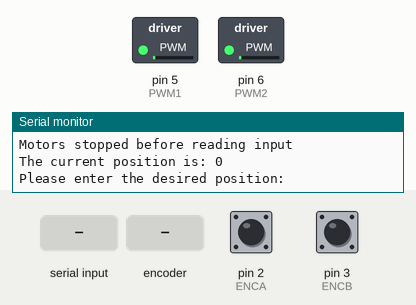
This sketch was run on a simulated Arduino Uno, built with avr-gcc and run on an emulated ATmega328P. Parts: switched loads named in the sketch (green lamp = pin HIGH), the last lines printed to the serial monitor. Inputs (shaded band) come from the test bench; at power-on: pin 2 (ENCA) HIGH, pin 3 (ENCB) HIGH.

Above: at 2.2 s.
2.3 s: "90,45\n" received over Serial
At 3.0 s:
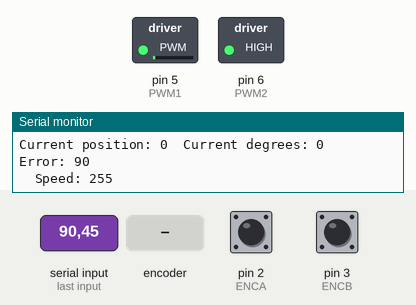
3.8 s: rotary encoder on pin 2 (ENCA) / pin 3 (ENCB) turned 1 step (first pin leading)
At 4.7 s:
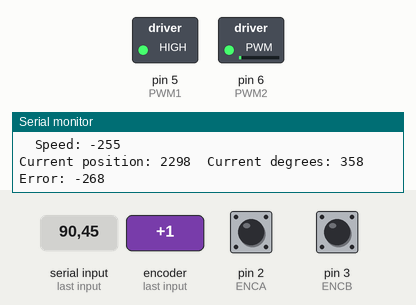
5.5 s: rotary encoder on pin 2 (ENCA) / pin 3 (ENCB) turned 2 steps (second pin leading)
At 6.6 s:
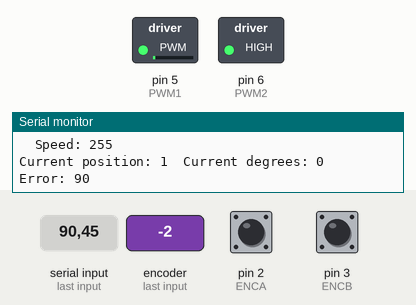
Timing chart, 0 to 8.5 s (numbered marks = the images above; inputs shaded):
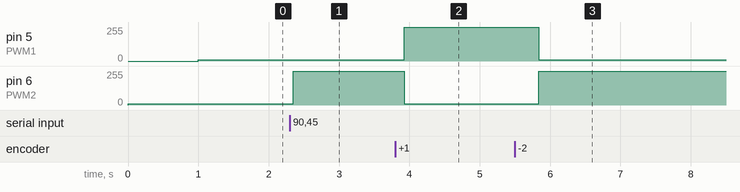

Measured:
- after the input at 2.3 s, pin 6 (PWM2): 10/255 → 255/255 after 0.05 s
- after the input at 3.8 s, pin 5 (PWM1): 10/255 → 255/255 after 0.13 s; pin 6 (PWM2): 255/255 → 10/255 after 0.13 s
- after the input at 5.5 s, pin 5 (PWM1): 255/255 → 10/255 after 0.34 s; pin 6 (PWM2): 10/255 → 255/255 after 0.34 s

The sketch:

exercise-1-task2-3.ino
```cpp
// (C) __Mariia Zabolotnia, Joel Celén, Ionel Pop, group: 8__ (2024)
// Work package 6
// Exercise 1.2 and 1.3
// Submission code: 073648 (provided by your TA-s)

#define ENCA 2 // define pin for encoder channel A of the motor
#define ENCB 3 // define pin for encoder channel B of the motor
#define PWM1 5 // define pin for power motor 1
#define PWM2 6 // define pin for power motor 2

int pos = 0; // Position in ticks
int deg = 0; // Position in degrees

int degtarget = 0; // Target position in degrees

int speed = 0; // Desired motor speed

int kp = 3;    // Proportional constant for controller (tuning parameter)
int u_out = 0; // output of controller

int e = 0; // error
int a = 0; // a-encoder signal
int b = 0; // b-encoder signal

// function to initialize initial data and pins
void setup()
{
  Serial.begin(9600);          // start serial monitor to be able to print information
  pinMode(ENCA, INPUT_PULLUP); // initialize ENCA pin of type INPUT_PULLUP
  pinMode(ENCB, INPUT_PULLUP); // initialize ENCB pin of type INPUT_PULLUP
  pinMode(PWM1, OUTPUT);       // initialize PWM1 pin of type OUTPUT
  pinMode(PWM2, OUTPUT);       // initialize PWM2 pin of type OUTPUT

  // create attachInterrupt for pin ENCA that will trigger function ISR_readEncoder every time signal on Rising value
  attachInterrupt(digitalPinToInterrupt(ENCA), ISR_readEncoder, RISING);

  // Start the motor, just a tiny little bit because otherwise TinkerCad dies....
  analogWrite(PWM2, 10);
  // add delay in milliseconds
  delay(1000); // TinkerCad bug
  // initialize motor movement
  analogWrite(PWM1, 10);
  // print user message
  Serial.println("Motors initialized");
}

// function of the code that will be repetitively executed
void loop()
{
  // Stop the motor, but not to zero because then TinkerCad dies....
  analogWrite(PWM1, 10);
  // write PWM2 as 10
  analogWrite(PWM2, 10);

  // print user message
  Serial.println("Motors stopped before reading input");

  // Check if motor rotated all the way around, and reset counter
  if (pos > 2299) // 2299 is the edge position of the motor
  {
    // reset degrees to ensure it stays within the range 0-359
    deg = deg - 359;
    // reset pos to ensure it stays within the range 0-2299
    pos = pos - 2299;
  }
  if (pos < 0) // 0 is the edge position of the motor
  {
    // reset degrees to ensure it stays within the range 0-359
    deg = 359 + deg;
    // reset pos to ensure it stays within the range 0-2299
    pos = 2299 + pos;
  }

  // map given values to calculate the value of deg
  deg = map(pos, 0, 2299, 0, 359);

  // section for debugging the program

  // Print current position
  Serial.print("The current position is: "); // print user message
  Serial.print(deg);                         // print degree value
  Serial.print("\n");                        // print new line

  // Get input
  degtarget = getInput();

  Serial.print("Degree target is: "); // print user message
  Serial.print(degtarget);            // print degtarget message
  Serial.print("\n");                 // print new line

  // Calculate initial error
  e = degtarget - deg;
  Serial.print("The initial error is: "); // print user message
  Serial.print(e);                        // print error
  Serial.print("\n");                     // print new line

  // validation
  // in case error is not equal to 5
  while (e > 5 || e < -5)
  {
    if (pos > 2299) // if counter exceeded the boundaries, reset it
    {
      // reset degrees to ensure it stays within the range 0-359
      deg = deg - 359;
      // reset pos to ensure it stays within the range 0-2299
      pos = pos - 2299;
    }
    if (pos < 0) // if counter exceeded the boundaries, reset it
    {
      // reset degrees to ensure it stays within the range 0-359
      deg = 359 + deg;
      // reset pos to ensure it stays within the range 0-2299
      pos = 2299 + pos;
    }
    // map given values to calculate the value of deg
    deg = map(pos, 0, 2299, 0, 359);

    Serial.print("Current position: ");  // print user message
    Serial.print(pos);                   // print position
    Serial.print("\tCurrent degrees: "); // print user message
    Serial.print(deg);                   // print current degrees value

    e = degtarget - deg; // print error message

    Serial.print("\tError: "); // print error message
    Serial.print(e);           // print error value
    Serial.println("");        // print space for better formatting

    speed = getAction(e); // calculate and save value of the motor speed

    Serial.print("\tSpeed: "); // print user message
    Serial.print(speed);       // print speed value
    Serial.println("");        // print space for better formatting

    // Send speed signal to motor
    // Rotating clockwise
    if (speed >= 0) // validation check
    {
      // if speed exceeds the range
      if (speed < 100)
      {
        // motor does not react with too low inputs
        speed = 100;
      }
      // set PWM2 to speed value
      analogWrite(PWM2, speed);
      // set PWM1 to 10
      analogWrite(PWM1, 10);
    }
    // Rotating counter-clockwise
    else
    {
      // validation check
      if (-speed < 100)
      {
        // motor does not react with too low inputs
        speed = -100;
      }
      // write motor speed
      analogWrite(PWM1, -speed);
      // write PWM2 value
      analogWrite(PWM2, 10);
    }

    // Calculate new error
    e = degtarget - deg;
  }
}

// function to get user input
int getInput()
{
  // initialise flag to determine if it's ready
  int ready = 0;
  // create buffer array with value 3
  char buf[3];
  // initialize input to -1
  int input = -1;

  // print user message
  Serial.print("Please enter the desired position: \n");

  // repeat the body until input is valid
  while (!ready)
  {
    // save input from buffer to ready
    ready = Serial.readBytes(buf, 3);
    // convert buffer values to int input
    input = atoi(&buf[0]);
  }

  // return input value
  return input;
}

// function to get the
int getAction(int error)
{

  // calculate out value as kp *error value
  u_out = kp * error;

  // u_out cannot be more than 255...
  if (u_out > 254)
  {
    // then we return 255
    return 255;
  }
  //...or less than -254
  else if (u_out < -254)
  {
    // then we return -255
    return -255;
  }
  else
    // otherwise return default value of u_out
    return u_out;
}

// function that is executed on interrupts
void ISR_readEncoder()
{
  // read the pin ENCB and store value to b
  int b = digitalRead(ENCB);

  // if the value is positive
  if (b > 0)
  {
    // increase the position
    pos++;
  }
  // otherwise if it's negative
  else
  {
    // decrease the position
    pos--;
  }
}
```
